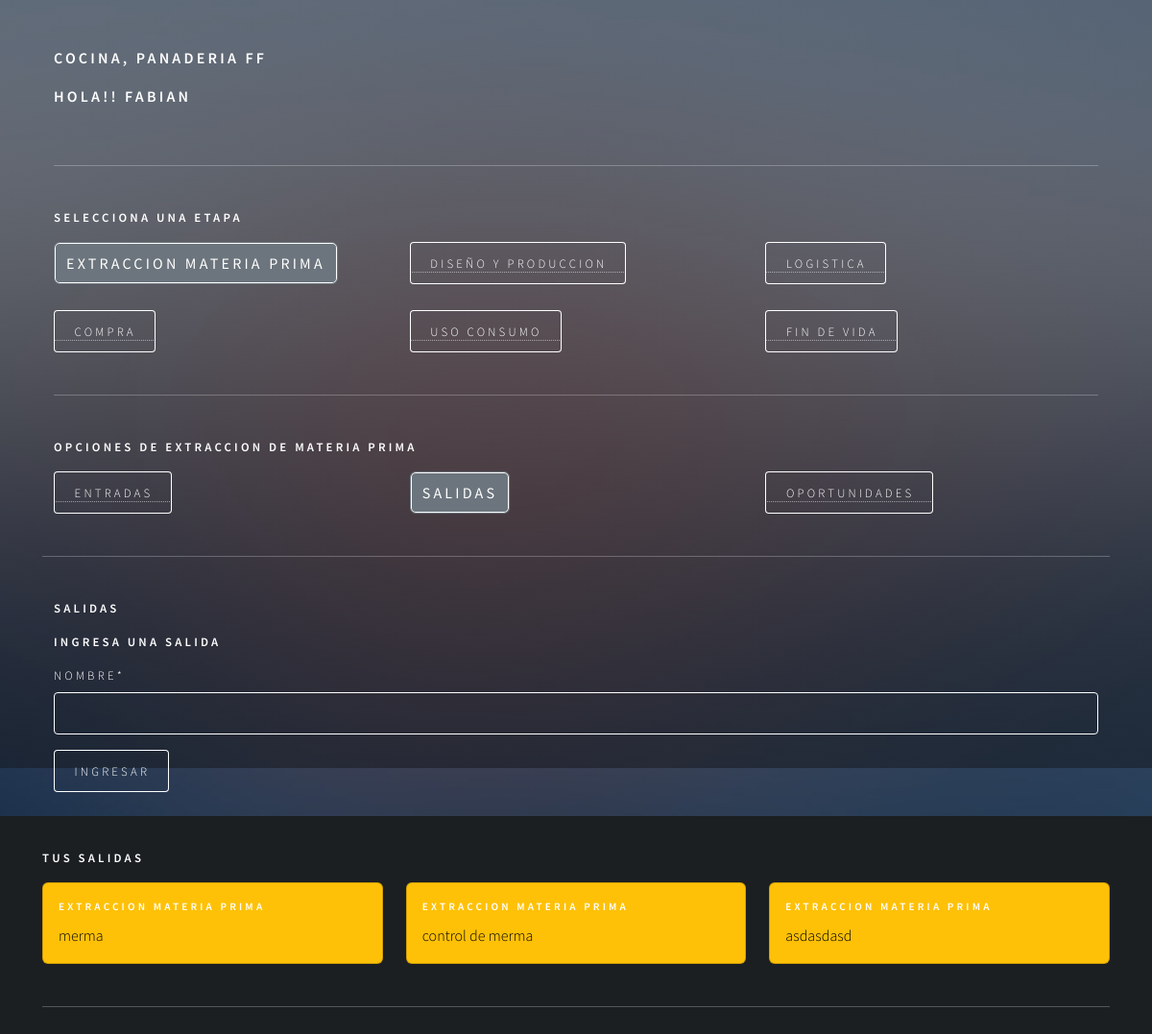
Page /agregar_salida_extraccion (signed in) on the committed database.
### app/models.py (models this page shows, shortened)
class RegistroTrabajador(models.Model):
    id_registro = models.AutoField(primary_key=True)
    id_usuario = models.ForeignKey(Usuario, on_delete=models.CASCADE)
    descripcion = models.TextField(max_length=160)
    id_area = models.ForeignKey(AreaEmpresa, on_delete=models.CASCADE)

class AreaEmpresa(models.Model):
    id_area = models.AutoField(primary_key=True)
    nombre  = models.CharField(max_length=20)
    productos = models.CharField(max_length=50)
    id_empresa = models.ForeignKey(Empresa, on_delete=models.CASCADE)
    def nombre_area(self):
        return "{}, {}". format(self.nombre, self.id_empresa)
    def __str__(self):
        return self.nombre_area()

class Empresa(models.Model):
    id_empresa = models.AutoField(primary_key=True)
    nombre  = models.CharField(max_length=20)
    def __str__(self):
        return self.nombre

class Salida(models.Model):
    id_salida = models.AutoField(primary_key=True)
    nombre  = models.CharField(max_length=50)
    fecha = models.DateTimeField(auto_now_add=True)
    etapa = models.ForeignKey(Etapa, on_delete=models.CASCADE)
    usuario =models.ForeignKey(Usuario, on_delete=models.CASCADE)

class Etapa(models.Model):
    id_etapa = models.AutoField(primary_key=True)
    nombre  = models.CharField(max_length=50)
    fecha_inicio  = models.DateField()
    fecha_termino  = models.DateField()
    area = models.ForeignKey(AreaEmpresa, on_delete=models.CASCADE)
    ciclo = models.ForeignKey(CicloArea, on_delete=models.CASCADE)
    activo = models.BooleanField()
    def __str__(self):
        return self.nombre

### user/models.py (models this page shows, shortened)
class Usuario(AbstractUser):
    telefono = models.IntegerField(null=True)

### app/views.py (the view, shortened to what this page needs)
# urls.py: path('agregar_salida_extraccion', agregarSalidaExtraccion, name="agregar_salida_extraccion"),
def agregarSalidaExtraccion(request):
    if request.user.is_authenticated:
        registros = RegistroTrabajador.objects.filter(id_usuario=request.user)
        etapa = Etapa.objects.values_list("id_etapa", flat=True).filter(nombre="Extraccion materia prima")
        salidas = Salida.objects.filter(usuario=request.user)
        data = {
            'form': SalidaForm(),
            'registros': registros,
            'salidas': salidas
        }
        print(f"la id del usuario es!!!!!!!!:", request.user.id)
        return render(request,'autodiagnostico/extraccion/salida/agregar_salida.html', data)
    else:
        return render(request, 'autodiagnostico/extraccion/entrada/agregar_salida.html')

### app/forms.py
class SalidaForm(forms.ModelForm):
    class Meta:
        model = Salida
        fields = 'nombre',

### app/templates/autodiagnostico/extraccion/salida/agregar_salida.html (shortened to what this page needs)
{% extends 'autodiagnostico/extraccion/home_extraccion.html' %}
{% load static %}
{% load crispy_forms_tags %}
{% block extraccion %}
<div class="container">
    <h4>Salidas</h4>
    <form action="" method="post">
        <h4>Ingresa una salida</h4>
        {{form | crispy}}
        <div>
            <input type="submit" class="btn btn-primary" value="ingresar">
        </div>
    </form>
</div>
<br>
<h4>Tus Salidas</h4>
<div class="row row-cols-1 row-cols-md-3 g-4">
    {% for p in salidas %}
    {% if p.etapa.nombre == "Extraccion materia prima" %}
        <div class="col">
            <div class="card text-bg-warning">
                <div class="card-body">
                    <h5 class="card-title">{{p.etapa}}</h5>
                    <p class="card-text">{{p.nombre}}</p>
                </div>
            </div>
        </div>
    {% endif %}
    {% endfor %}
</div>
{% endblock extraccion %}

### app/templates/autodiagnostico/auto_diagnostico.html (shortened to what this page needs)
{% load static %}
<!DOCTYPE HTML>
<html>
<head>
    <link href="https://cdn.jsdelivr.net/npm/bootstrap@5.2.0/dist/css/bootstrap.min.css" rel="stylesheet"
>
    <link rel="stylesheet" href="{% static 'css/main.css' %}" />
</head>
<body class="is-preload">
    <div id="wrapper">
        <div class="container-sm">
            {% if user.is_authenticated %}
            {% if registros %}
            <div class="container-sm">
                <div class="row">
                    {% for p in registros %}
                    <h3>{{p.id_area}}</h3>
                    {% endfor %}
                    <h3>Hola!! {{user.username}}</h3>
                </div>
                <hr>
                <h4>Selecciona una Etapa</h4>
                <div class="row">
                    <div class="col">
                        <a href="{% url 'extraccion_materiaPrima' %}"><button type="button" id="extraccion">Extraccion Materia Prima</button></a>
                    </div>
                    <div class="col">
                        <a href="{% url 'diseño_Produccion' %}"><button type="button" id="diseño">Diseño y produccion</button></a>
                    </div>
                    <div class="col">
                        <a href="{% url 'logistica' %}"><button type="button" id="logistica">Logistica</button></a>
                    </div>
                </div>
                <br>
                <div class="row">
                    <div class="col">
                        <a href="{% url 'compra' %}"><button type="button" id="compra">Compra</button></a>
                    </div>
                    <div class="col">
                        <a href="{% url 'uso_consumo' %}"><button type="button" id="uso">Uso consumo</button></a>
                    </div>
                    <div class="col">
                        <a href="{% url 'fin_vida' %}"><button type="button" id="fin">Fin de vida</button></a>
                    </div>
                </div>
                <hr>
            </div>
            {% block body %}{% endblock %}
            {% else %}
            <h1>Registra la empresa y el area a la que perteneces!!!!</h1>
            <a href="{% url 'agregar_Area' user.id  %}"><button type="button">Aqui</button></a>
            {% endif %}
            {% else %}
            <h1>Inicia Session</h1>
            <p>Para acceder a tu Auto Diagnostico </p>
            <a href="{% url 'login'  %}"><button type="button">Inicia Session</button></a>
            {% endif %}
            <hr>
            </div>
        </div>
        <br>
        <br>
    <div id="bg"></div>
</body>
</html>

### rows in the picture
RegistroTrabajador: id_area "COCINA, PANADERIA FF"
Usuario: username "FABIAN"
Salida: etapa "EXTRACCION MATERIA PRIMA", nombre "merma"
Salida: etapa "EXTRACCION MATERIA PRIMA", nombre "control de merma"
Salida: etapa "EXTRACCION MATERIA PRIMA", nombre "asdasdasd"
